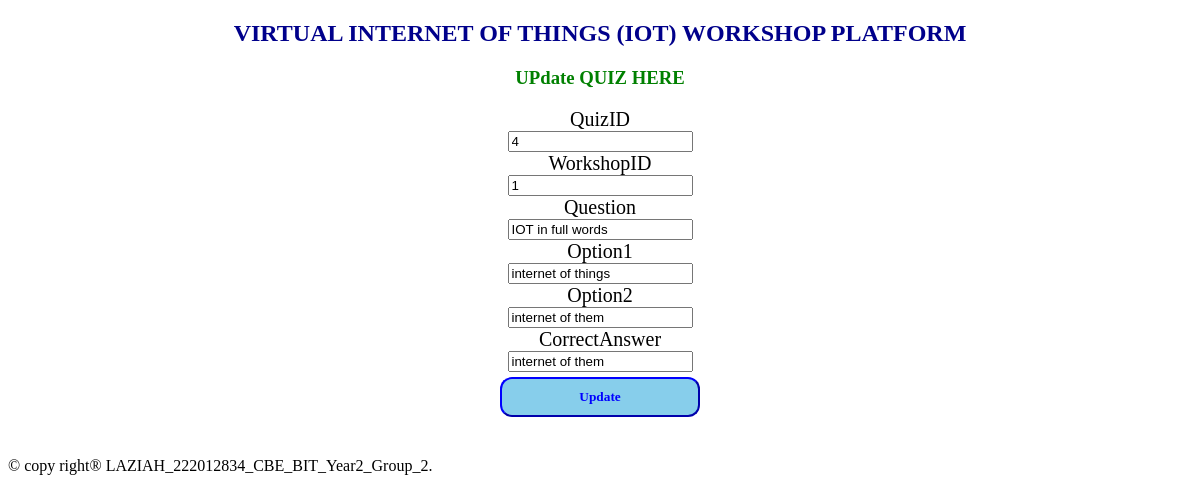
Page /updatequiz.php?QuizID=4 on the committed database.
### tables this page shows
CREATE TABLE IF NOT EXISTS `quiz` (
  `QuizID` int(11) NOT NULL AUTO_INCREMENT,
  `WorkshopID` int(11) DEFAULT NULL,
  `Question` text,
  `Option1` varchar(100) DEFAULT NULL,
  `Option2` varchar(100) DEFAULT NULL,
  `CorrectAnswer` varchar(100) DEFAULT NULL,
  PRIMARY KEY (`QuizID`),
  KEY `WorkshopID` (`WorkshopID`)
);

### updatequiz.php (the view, shortened to what this page needs)
<?php
include "databaseconnection.php";
if ($_SERVER['REQUEST_METHOD'] == 'GET') {
    $QuizID = $_GET["QuizID"];
    $sql = "SELECT * FROM quiz WHERE QuizID = ?";
    $stmt = $connection->prepare($sql);
    $stmt->bind_param("i", $QuizID);
    $stmt->execute();
    $result = $stmt->get_result();
    if ($result->num_rows > 0) {
        $row = $result->fetch_assoc();
        $WorkshopID = $row["WorkshopID"];
        $Question = $row["Question"];
        $Option1 = $row["Option1"];
        $Option2 = $row["Option2"];
    } else {
        header("location:viewquiz.php");
        exit;
    }
}
?>
<!DOCTYPE html>
<html>
<head>
</head>
<body>
    <center>
        <h2>VIRTUAL INTERNET OF THINGS (IOT) WORKSHOP PLATFORM</h2>
        <h3 style="color:green;">UPdate QUIZ HERE</h3>
        <section class="forms">
            <form method="POST" onsubmit="return confirmUpdate();">
                <label>QuizID</label><br>
                <input type="text" name="QuizID" readonly  value="<?php echo $QuizID; ?>"><br>
                <label>WorkshopID</label><br>
                <input type="text" name="WorkshopID"  value="<?php echo $WorkshopID; ?>"><br>
                <label>Question</label><br>
                <input type="Question" name="Question" value="<?php echo $Question; ?>" ><br>
                <label>Option1</label><br>
                <input type="text" name="Option1" value="<?php echo $Option1; ?>" ><br>
                 <label>Option2</label><br>
                <input type="text" name="Option2" value="<?php echo $Option2; ?>" ><br>
                 <label>CorrectAnswer</label><br>
                <input type="text" name="CorrectAnswer" value="<?php echo $Option2; ?>" ><br>
                <input type="submit" name="submit" value="Update" class="sb">
            </form>
        </section>
    </center>
    <footer>
        <p style="color:blue; text-align: center; margin-top:40px;"><marquee> &copy; copy right&reg; LAZIAH_222012834_CBE_BIT_Year2_Group_2.</marquee> </p>
    </footer>
</body>
</html>

### updatequiz.php (style rules this page uses)
h2 { font-family: Castellar; color: darkblue; }
label { font-family: elephant; font-size: 20px; }
.sb { font-family: Georgia; padding: 10px; border-color: blue; background-color: skyblue; width: 200px; margin-top: 5px; border-radius: 12px; font-weight: bold; color: blue; }

### rows in the picture
quiz: WorkshopID "1", Question "IOT in full words", Option1 "internet of things", Option2 "internet of them", CorrectAnswer "internet of them"
